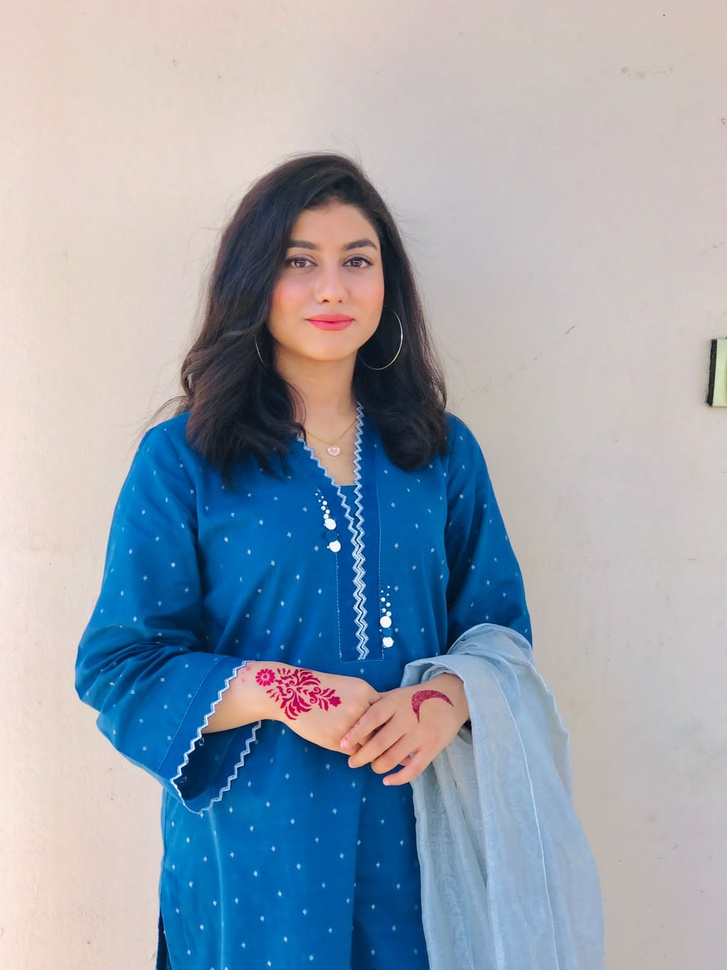
%> input picture WhatsApp Image 2024-03-16 at 2.15.45 PM.jpeg, 727 x 970 px, shrunk from 1200 x 1600 before the run
$ octave --eval "edges('WhatsApp Image 2024-03-16 at 2.15.45 PM.jpeg');"   (GNU Octave 9; MATLAB toolbox functions it lacks are replaced by stand-ins)
%> lines starting %> are read from the running program, lines starting %| are printed output that depends on the picture
function edges(filename)

myFilter = zeros(5,5);
myFilter(1:2,3)= -1;
myFilter(3,3)= 2;

originalImage=imread(filename);
%> originalImage is the input picture: size 970x727x3 uint8; mean R, G, B 152.5, 162.4, 175.3
image = rgb2gray(originalImage);
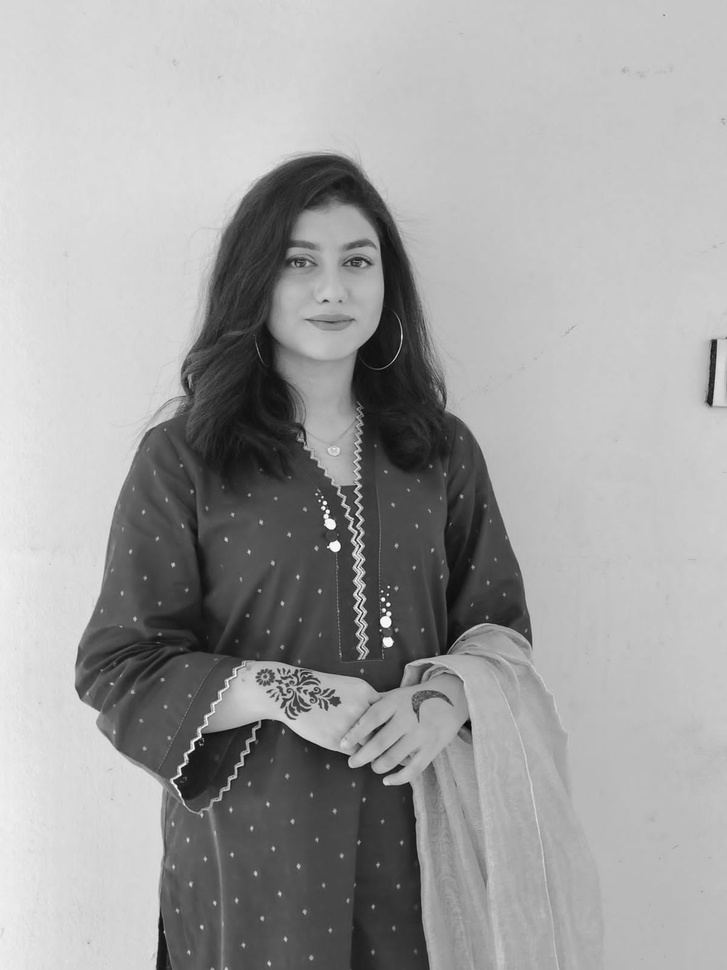
%> image: size 970x727 uint8; min 3, max 253, mean 160.9
filteredImage = imfilter(double(image),myFilter);
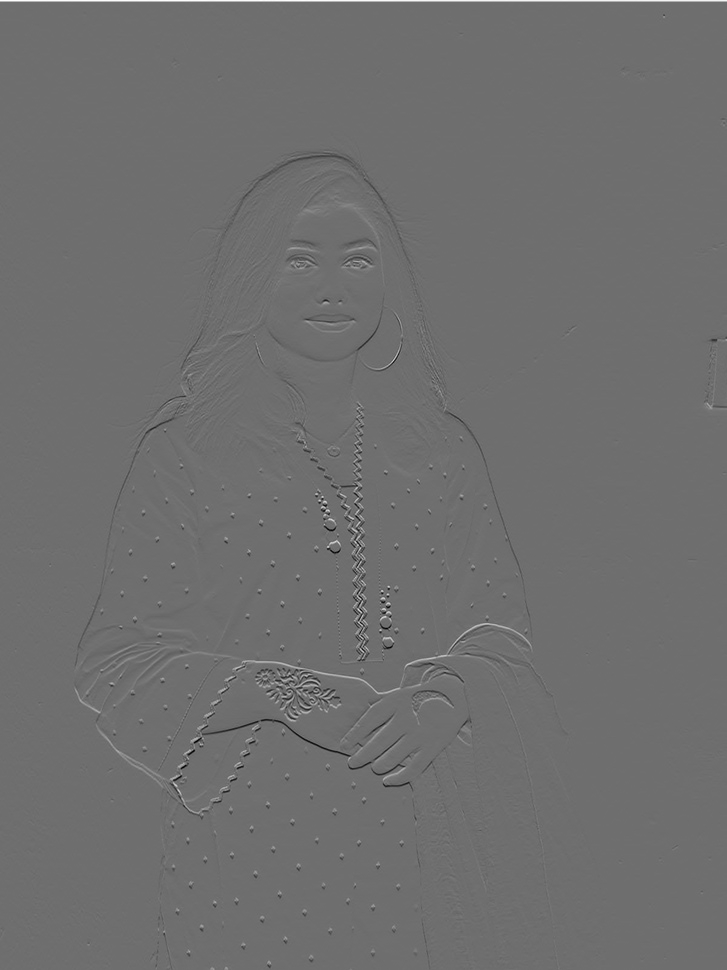
%> filteredImage: size 970x727 double; min -334, max 434, mean 0.4; drawn with min black and max white
figure,imshow(filteredImage);
%> after `imshow(filteredImage)`:
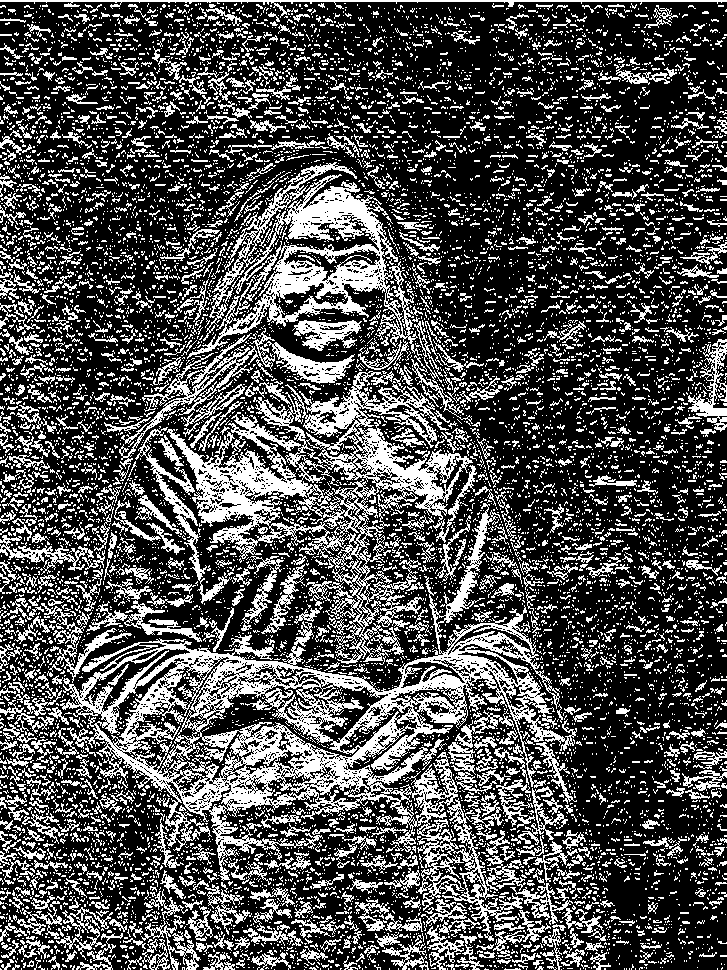
%> displayed picture: size 970x727, on the screen's scale of 0 to 255; 31% white in thin lines or dots
